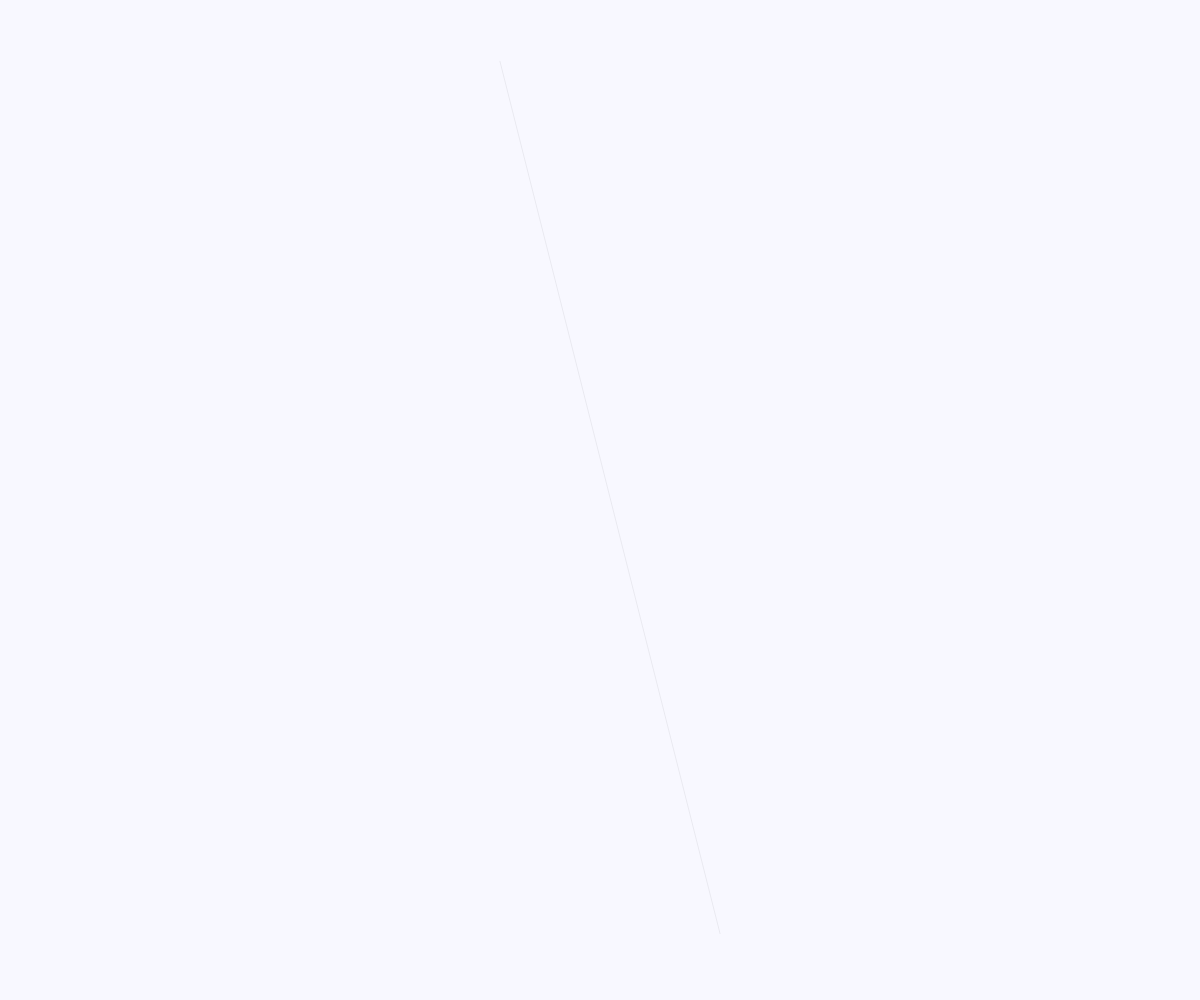
Frame 1 (no input)
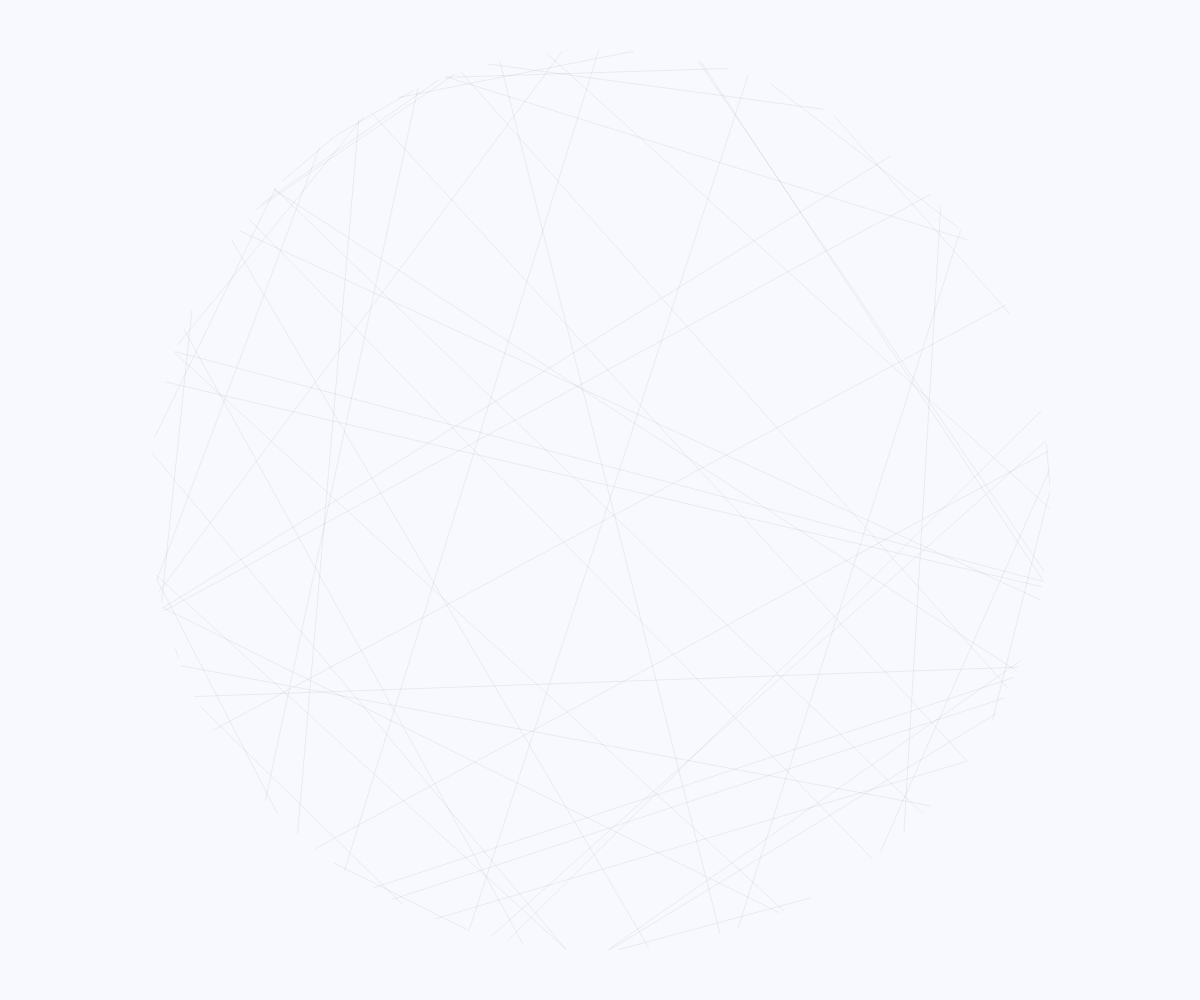
Frame 60 (no input)
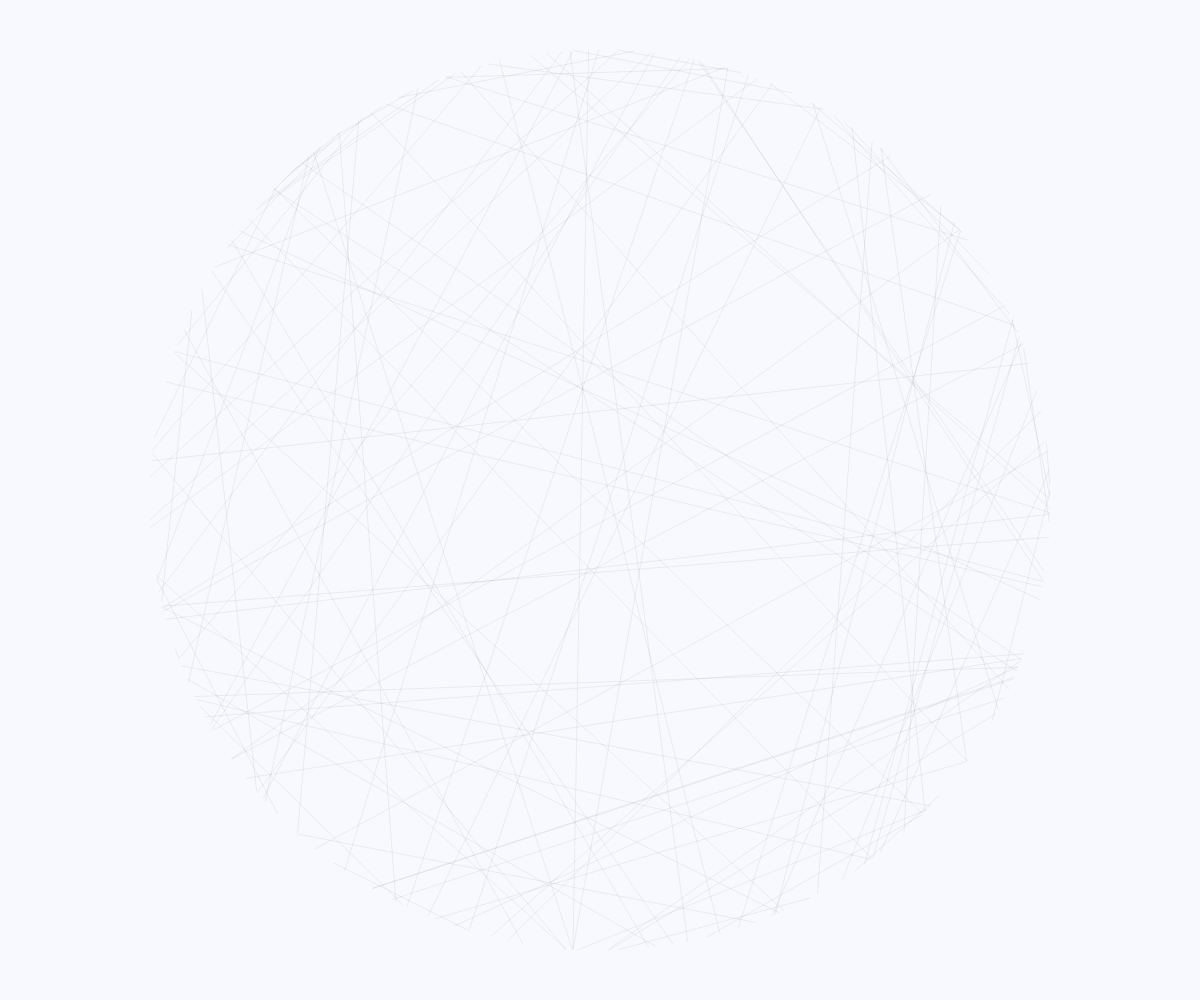
Frame 120 (the mouse pressed at the canvas centre since frame 60)

The p5.js sketch that drew these frames (run headless with seeded random() and noise() and a simulated clock; from frame 60 on, the mouse is pressed at the canvas centre):

// p5.js sketch
// ── sketch.js
// draw random chords of a circle
var radius;

function setup() {

  createCanvas(windowWidth, windowHeight);
  radius = 0.9*min(width, height)/2;
//   background(255,255,255);
  background(248,248,255);
  stroke(0,0,0,15);

}

function draw() {

  // find a random point on a circle
  var angle1 = random(0,2*PI);
  var xpos1 = width/2 + radius*cos(angle1);
  var ypos1 = height/2 + radius*sin(angle1);

  // find another random point on the circle
  var angle2 = random(0,2*PI);
  var xpos2 = width/2 + radius*cos(angle2);
  var ypos2 = height/2 + radius*sin(angle2);

  // draw a line between them
  line(xpos1, ypos1, xpos2, ypos2);

}

function windowResized(){

  resizeCanvas(windowWidth, windowHeight);
  radius = 0.9*min(width, height)/2;
//   background(255,255,255);
  background(248,248,255);

}
